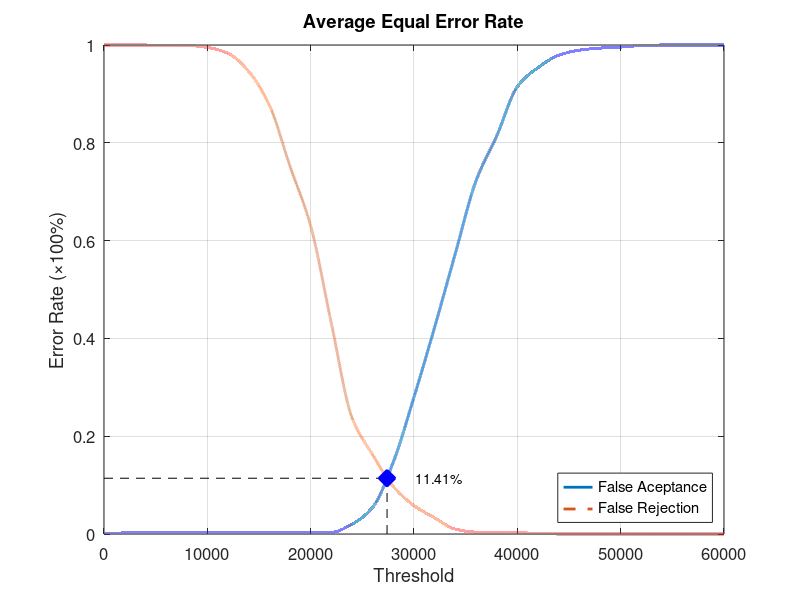
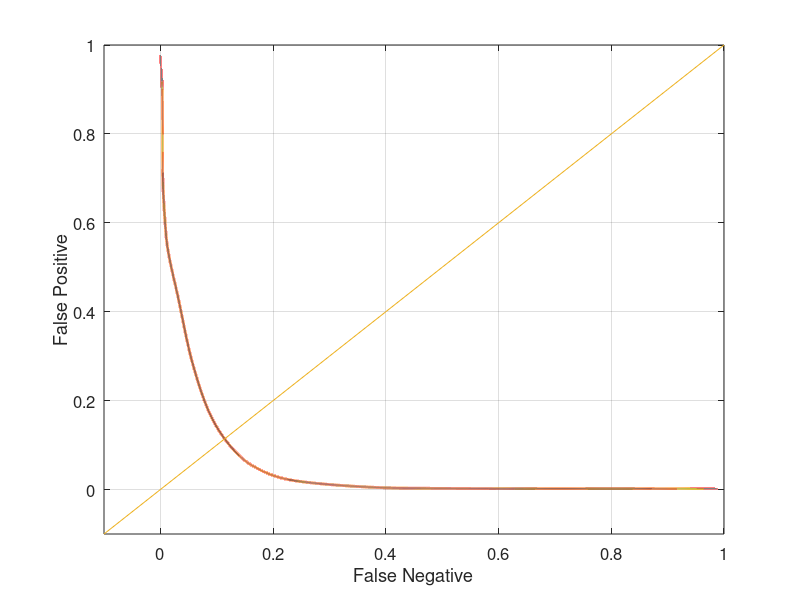

Reproduce these figures in MATLAB, in order.
function yEER = Database4Average
close all;
clear;
clc;
x = 0:2000:60000;
xq = 0:0.5:60000;

y0 = [0 0.00210526 0.00210526 0.00210526 0.00210526 0.00210526 0.00210526 0.00210526 0.00210526 0.00210526 0.00210526 0.0031579 0.02 0.0547368 0.147368 0.28 0.423158 0.573684 0.722105 0.813684 0.914737 0.953684 0.978947 0.989474 0.993684 0.995789 0.998947 1 1 1 1];
yy0 = interp1(x, y0, xq, 'pchip');
y1 = [1 1 1 0.999 0.999 0.995 0.983 0.946 0.877 0.752 0.63 0.431 0.238 0.162 0.097 0.058 0.033 0.01 0.004 0.004 0.003 0.001 0 0 0 0 0 0 0 0 0];
yy1 = interp1(x, y1, xq, 'pchip');

% Calculating EER: 
y2 = abs(y0 - y1);
find(y2 == min(y2))
yy2 = abs(yy0 - yy1);
xEER = find(yy2 == min(yy2));
xEERIndex = xq(xEER) % X-axis EER
yEER = yy0(xEER) % Y-axis EER

main = figure
plot(xq, yy0,'-','LineWidth', 2);	hold on
plot(xq, yy1,'--','LineWidth', 2);	hold on
plot([xEERIndex xEERIndex], [0 yEER], 'k--');	hold on
plot([0 xEERIndex], [yEER yEER], 'k--');	hold on
plot(xEERIndex, yEER, 'bx', 'LineWidth', 10);	hold on
text(xEERIndex + 10 * xEERIndex / 100, yEER, [num2str(round((10000 * yEER)) / 100) '%'])
legend('False Aceptance', 'False Rejection', 'Location', 'SouthEast')
xlabel('Threshold')
ylabel('Error Rate (\times100%)')
title('Average Equal Error Rate')
set(gca, 'FontSize', 12)
axis([0 60000 0 1])
grid on

print(main, 'Database4AverageMain', '-dpng');
FNRxFPR = figure('Color', [1 1 1]);
plot(yy1, yy0, '-', yy1, yy0, 'LineWidth', 2);
hold on
y = -0.1:0.1:1
plot(y, y); 
set(gca, 'FontSize', 12)
xlabel('False Negative')
ylabel('False Positive')
axis([-0.1 1 -0.1 1])
set(gca, 'FontSize', 12)
grid on

print(FNRxFPR, 'Database4AverageFNRxFPR','-dpng');
end
